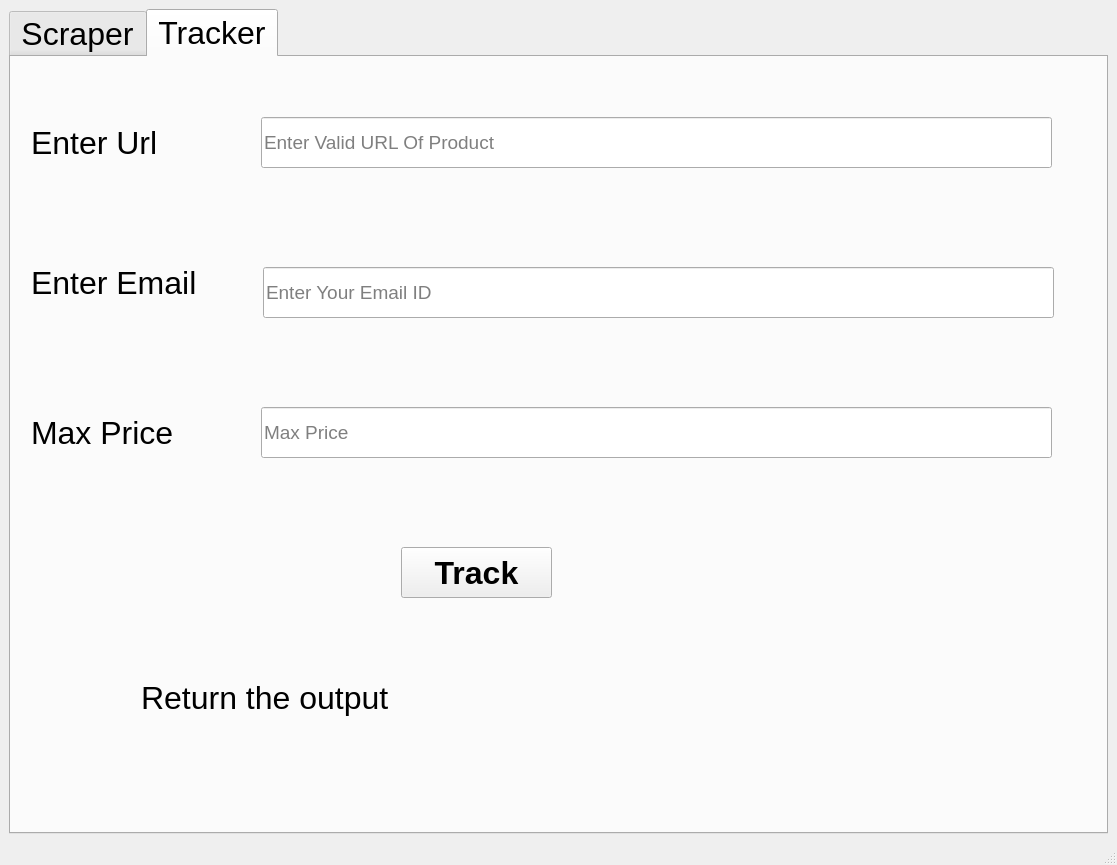
<?xml version="1.0" encoding="UTF-8"?>
<ui version="4.0">
 <class>MainWindow</class>
 <widget class="QMainWindow" name="MainWindow">
  <property name="geometry">
   <rect>
    <x>0</x>
    <y>0</y>
    <width>1117</width>
    <height>865</height>
   </rect>
  </property>
  <property name="windowTitle">
   <string>MainWindow</string>
  </property>
  <widget class="QWidget" name="centralwidget">
   <layout class="QVBoxLayout" name="verticalLayout">
    <item>
     <widget class="QTabWidget" name="tabWidget">
      <property name="enabled">
       <bool>true</bool>
      </property>
      <property name="font">
       <font>
        <pointsize>24</pointsize>
       </font>
      </property>
      <property name="layoutDirection">
       <enum>Qt::LeftToRight</enum>
      </property>
      <property name="currentIndex">
       <number>1</number>
      </property>
      <widget class="QWidget" name="tab">
       <attribute name="title">
        <string>Scraper</string>
       </attribute>
       <widget class="QLabel" name="label">
        <property name="geometry">
         <rect>
          <x>30</x>
          <y>50</y>
          <width>191</width>
          <height>61</height>
         </rect>
        </property>
        <property name="font">
         <font>
          <family>MS Shell Dlg 2</family>
          <pointsize>16</pointsize>
         </font>
        </property>
        <property name="text">
         <string>Product Name</string>
        </property>
       </widget>
       <widget class="QPushButton" name="pushButton">
        <property name="geometry">
         <rect>
          <x>870</x>
          <y>60</y>
          <width>151</width>
          <height>41</height>
         </rect>
        </property>
        <property name="font">
         <font>
          <pointsize>16</pointsize>
          <weight>75</weight>
          <bold>true</bold>
         </font>
        </property>
        <property name="text">
         <string>Search</string>
        </property>
       </widget>
       <widget class="QLineEdit" name="lineEdit">
        <property name="geometry">
         <rect>
          <x>220</x>
          <y>61</y>
          <width>601</width>
          <height>41</height>
         </rect>
        </property>
        <property name="font">
         <font>
          <pointsize>14</pointsize>
         </font>
        </property>
        <property name="placeholderText">
         <string>Please enter a valid URL</string>
        </property>
       </widget>
       <widget class="QTextBrowser" name="textBrowser">
        <property name="geometry">
         <rect>
          <x>15</x>
          <y>131</y>
          <width>1061</width>
          <height>581</height>
         </rect>
        </property>
       </widget>
      </widget>
      <widget class="QWidget" name="tab_2">
       <attribute name="title">
        <string>Tracker</string>
       </attribute>
       <widget class="QLabel" name="label_2">
        <property name="geometry">
         <rect>
          <x>20</x>
          <y>60</y>
          <width>181</width>
          <height>51</height>
         </rect>
        </property>
        <property name="text">
         <string>Enter Url </string>
        </property>
       </widget>
       <widget class="QLabel" name="label_3">
        <property name="geometry">
         <rect>
          <x>20</x>
          <y>190</y>
          <width>231</width>
          <height>71</height>
         </rect>
        </property>
        <property name="text">
         <string>Enter Email </string>
        </property>
       </widget>
       <widget class="QLabel" name="label_4">
        <property name="geometry">
         <rect>
          <x>20</x>
          <y>340</y>
          <width>221</width>
          <height>71</height>
         </rect>
        </property>
        <property name="text">
         <string>Max Price </string>
        </property>
       </widget>
       <widget class="QLabel" name="label_5">
        <property name="geometry">
         <rect>
          <x>130</x>
          <y>590</y>
          <width>831</width>
          <height>101</height>
         </rect>
        </property>
        <property name="text">
         <string>Return the output</string>
        </property>
       </widget>
       <widget class="QPushButton" name="pushButton_2">
        <property name="geometry">
         <rect>
          <x>390</x>
          <y>490</y>
          <width>151</width>
          <height>51</height>
         </rect>
        </property>
        <property name="font">
         <font>
          <weight>75</weight>
          <bold>true</bold>
         </font>
        </property>
        <property name="text">
         <string>Track</string>
        </property>
       </widget>
       <widget class="QLineEdit" name="lineEdit_2">
        <property name="geometry">
         <rect>
          <x>250</x>
          <y>60</y>
          <width>791</width>
          <height>51</height>
         </rect>
        </property>
        <property name="font">
         <font>
          <pointsize>14</pointsize>
         </font>
        </property>
        <property name="placeholderText">
         <string>Enter Valid URL Of Product</string>
        </property>
       </widget>
       <widget class="QLineEdit" name="lineEdit_3">
        <property name="geometry">
         <rect>
          <x>252</x>
          <y>210</y>
          <width>791</width>
          <height>51</height>
         </rect>
        </property>
        <property name="font">
         <font>
          <pointsize>14</pointsize>
         </font>
        </property>
        <property name="placeholderText">
         <string>Enter Your Email ID</string>
        </property>
       </widget>
       <widget class="QLineEdit" name="lineEdit_4">
        <property name="geometry">
         <rect>
          <x>250</x>
          <y>350</y>
          <width>791</width>
          <height>51</height>
         </rect>
        </property>
        <property name="font">
         <font>
          <pointsize>14</pointsize>
         </font>
        </property>
        <property name="placeholderText">
         <string>Max Price</string>
        </property>
       </widget>
      </widget>
     </widget>
    </item>
   </layout>
  </widget>
  <widget class="QMenuBar" name="menubar">
   <property name="geometry">
    <rect>
     <x>0</x>
     <y>0</y>
     <width>1117</width>
     <height>26</height>
    </rect>
   </property>
  </widget>
  <widget class="QStatusBar" name="statusbar"/>
 </widget>
 <resources/>
 <connections/>
</ui>
